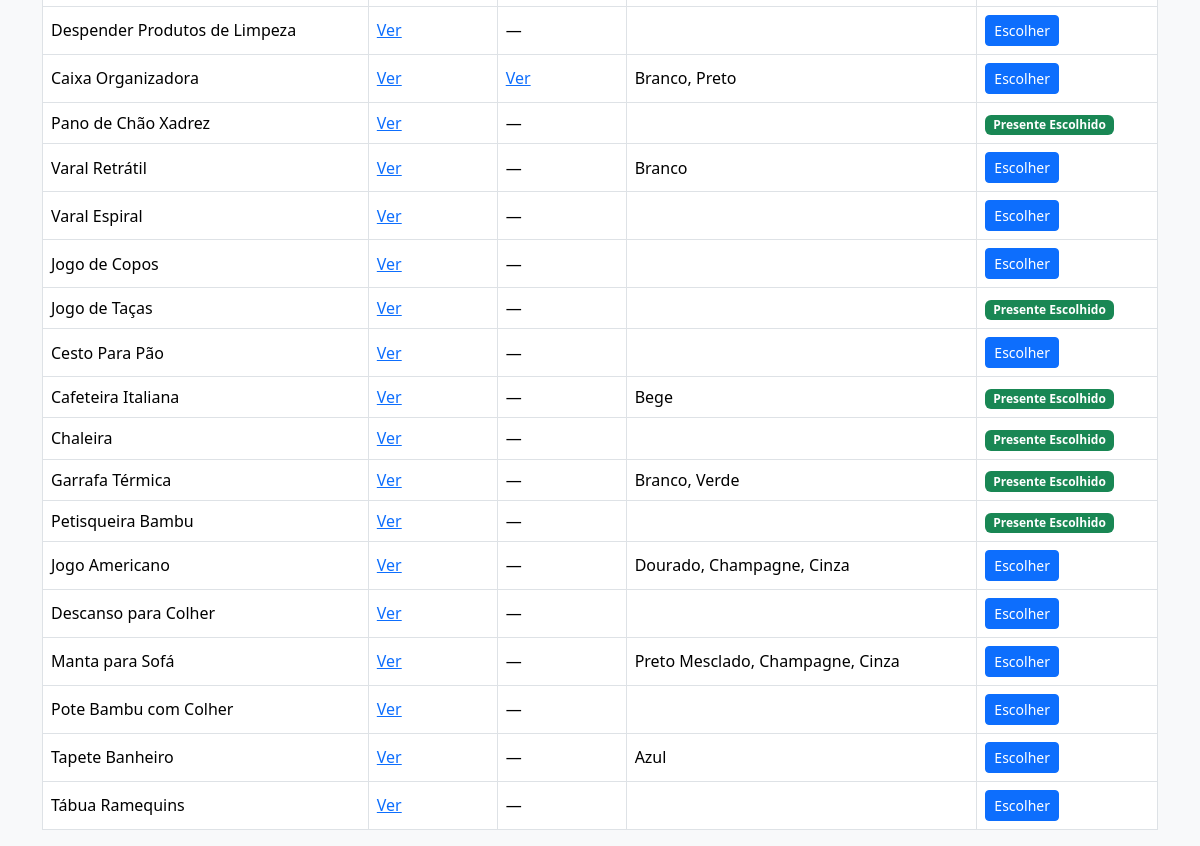
Before: / (lower part) with the older database file.
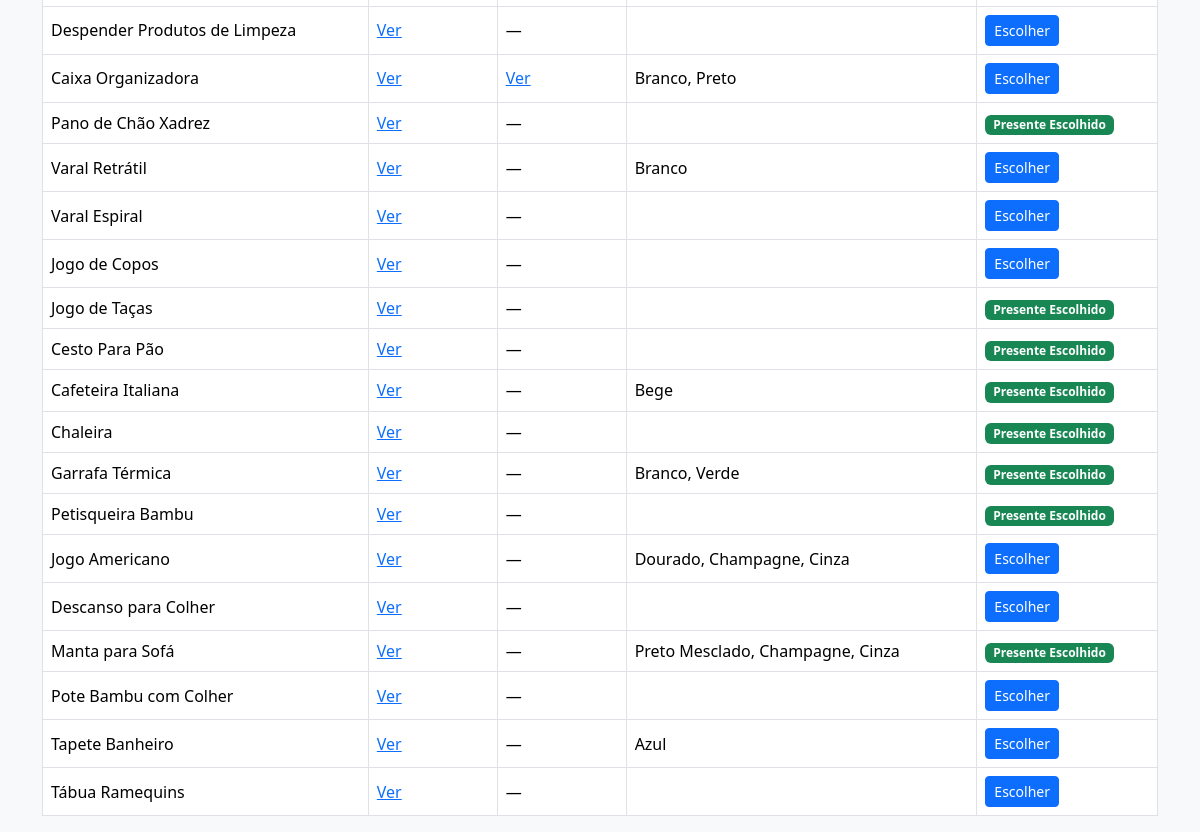
After: the same page with the newer database file.
### tables this page shows
CREATE TABLE presentes (
            id INTEGER PRIMARY KEY AUTOINCREMENT,
            presente TEXT,
            link1 TEXT,
            link2 TEXT,
            cores TEXT,
            escolhido_por TEXT
        );

### app.py (the view)
@app.route("/")
def index():
    is_admin = request.args.get("admin") == ADMIN_KEY
    conn = get_db()
    cursor = conn.cursor()
    cursor.execute("SELECT * FROM presentes")
    presentes = cursor.fetchall()
    conn.close()
    return render_template("index.html", presentes=presentes, is_admin=is_admin)

### app.py (called while the page is built)
def get_db():
    conn = sqlite3.connect(DB_PATH)
    conn.row_factory = sqlite3.Row
    return conn

### templates/index.html (shortened to what this page needs)
<!DOCTYPE html>
<html lang="pt-br">
<head>
    <link
      href="https://cdn.jsdelivr.net/npm/bootstrap@5.3.2/dist/css/bootstrap.min.css"
      rel="stylesheet"
    >
</head>
<body class="bg-light">
<div class="container mt-5">
    <div class="table-responsive">
        <table class="table table-bordered table-hover align-middle">
            <tbody>
            {% for item in presentes %}
                <tr>
                    <td>{{ item.presente }}</td>
                    <td>
                        {% if item.link1 %}
                            <a href="{{ item.link1 }}" target="_blank">Ver</a>
                        {% else %}
                            —
                        {% endif %}
                    </td>
                    <td>
                        {% if item.link2 %}
                            <a href="{{ item.link2 }}" target="_blank">Ver</a>
                        {% else %}
                            —
                        {% endif %}
                    </td>
                    <td>{{ item.cores }}</td>
                    <td>
                        {% if item.escolhido_por %}
                            <span class="badge bg-success">
                                Presente Escolhido
                            </span>
                        {% else %}
                            <button
                                class="btn btn-sm btn-primary"
                                data-bs-toggle="modal"
                                data-bs-target="#confirmModal{{ item.id }}"
                            >
                                Escolher
                            </button>
                        {% endif %}
                    </td>
                </tr>
            {% endfor %}
            </tbody>
        </table>
    </div>
</div>
</body>
</html>

Changed rows visible on the page:
changed presentes "Cesto Para Pão": now shows "Presente Escolhido"; no longer shows "Escolher"
changed presentes "Manta para Sofá": now shows "Presente Escolhido"; no longer shows "Escolher"
